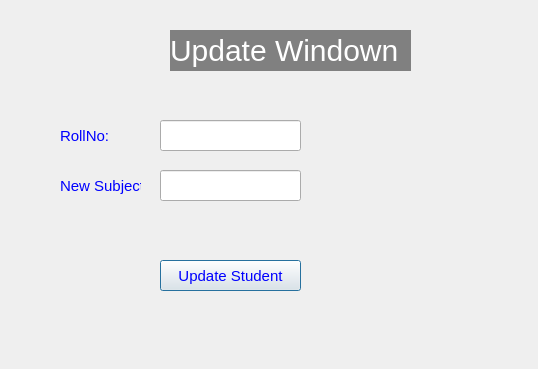
<?xml version="1.0" encoding="UTF-8"?>
<ui version="4.0">
 <class>updateBox</class>
 <widget class="QDialog" name="updateBox">
  <property name="geometry">
   <rect>
    <x>0</x>
    <y>0</y>
    <width>538</width>
    <height>369</height>
   </rect>
  </property>
  <property name="windowTitle">
   <string>Dialog</string>
  </property>
  <widget class="QLabel" name="label">
   <property name="geometry">
    <rect>
     <x>170</x>
     <y>30</y>
     <width>241</width>
     <height>41</height>
    </rect>
   </property>
   <property name="styleSheet">
    <string notr="true">QLabel{
background: light gray;
color: white;
font-size: 30px;
}</string>
   </property>
   <property name="text">
    <string>Update Windown</string>
   </property>
  </widget>
  <widget class="QLabel" name="label_2">
   <property name="geometry">
    <rect>
     <x>60</x>
     <y>120</y>
     <width>81</width>
     <height>31</height>
    </rect>
   </property>
   <property name="styleSheet">
    <string notr="true">QLabel{
color: blue;
font-size: 15px;
}</string>
   </property>
   <property name="text">
    <string>RollNo: </string>
   </property>
  </widget>
  <widget class="QLineEdit" name="lineEdit">
   <property name="geometry">
    <rect>
     <x>160</x>
     <y>120</y>
     <width>141</width>
     <height>31</height>
    </rect>
   </property>
  </widget>
  <widget class="QLabel" name="label_3">
   <property name="geometry">
    <rect>
     <x>60</x>
     <y>170</y>
     <width>81</width>
     <height>31</height>
    </rect>
   </property>
   <property name="styleSheet">
    <string notr="true">QLabel{
color: blue;
font-size: 15px;
}</string>
   </property>
   <property name="text">
    <string>New Subject: </string>
   </property>
  </widget>
  <widget class="QLineEdit" name="lineEdit_2">
   <property name="geometry">
    <rect>
     <x>160</x>
     <y>170</y>
     <width>141</width>
     <height>31</height>
    </rect>
   </property>
  </widget>
  <widget class="QPushButton" name="pushButton">
   <property name="geometry">
    <rect>
     <x>160</x>
     <y>260</y>
     <width>141</width>
     <height>31</height>
    </rect>
   </property>
   <property name="styleSheet">
    <string notr="true">QPushButton{
font-size: 15px;
color: blue;
}</string>
   </property>
   <property name="text">
    <string>Update Student</string>
   </property>
  </widget>
 </widget>
 <resources/>
 <connections/>
</ui>
